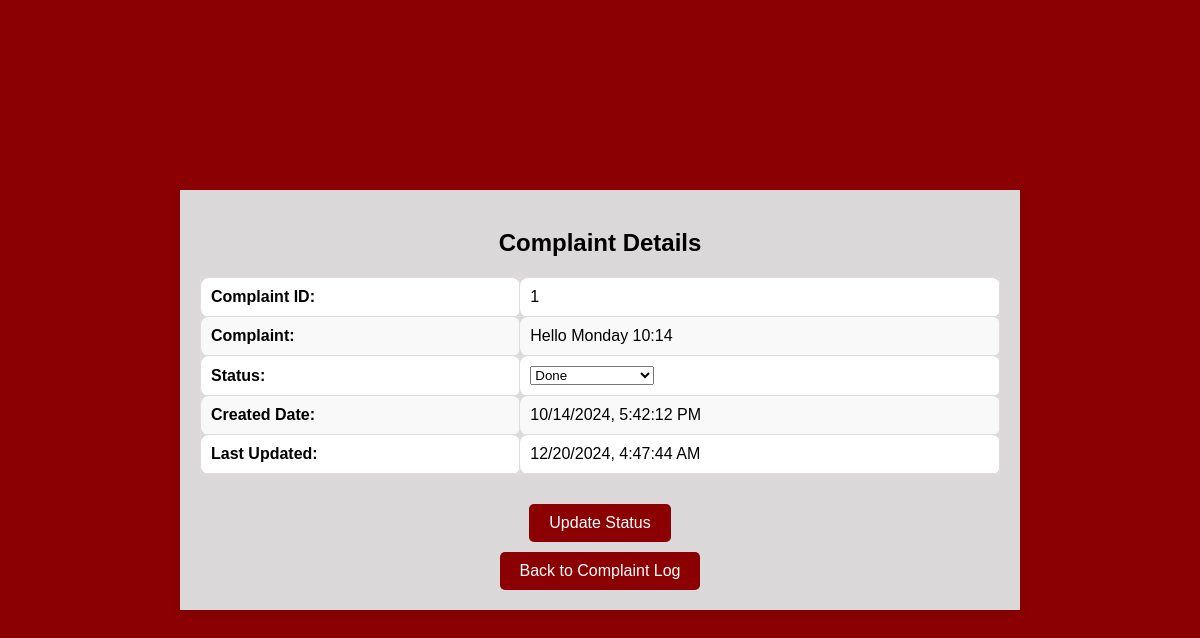
Screenshot of /complaint/1/ with the database file from the repository.
### cesl_student_support_app/models.py (models this page shows, shortened)
class ComplaintDetails(models.Model):
    user = models.ForeignKey(UserDetails, on_delete=models.CASCADE)
    executive_name = models.CharField(max_length=100)
    complaint_text = models.TextField()
    status = models.CharField(max_length=50, default='submitted')
    created_date = models.DateTimeField(auto_now_add=True)  # Automatically set on creation
    last_updated = models.DateTimeField(null=True, blank=True)  # Allow null if it hasn't been updated yet

### cesl_student_support_app/views.py (the view, shortened to what this page needs)
# urls.py: path('complaint/<int:complaint_id>/', views.complaint_detail, name='complaint_detail'),
def complaint_detail(request, complaint_id):
    complaint = get_object_or_404(ComplaintDetails, id=complaint_id)
    return render(request, 'complaint_detail.html', {'complaint': complaint})

### cesl_student_support_app/templates/complaint_detail.html (shortened to what this page needs)
<!DOCTYPE html>
<html lang="en">
<head>
    {% load static %}
    <link rel="stylesheet" href="{% static 'complaint_detail_style.css' %}">
</head>
<body>
    <div class="container">
        <h2>Complaint Details</h2>
        <form method="POST">
            <table class="complaint-detail-table">
                <tr>
                    <td><strong>Complaint ID:</strong></td>
                    <td>{{ complaint.id }}</td>
                </tr>
                <tr>
                    <td><strong>Complaint:</strong></td>
                    <td>{{ complaint.complaint_text }}</td>
                </tr>
                <tr>
                    <td><strong>Status:</strong></td>
                    <td>
                        <select name="status">
                            <option value="Done" {% if complaint.status == 'Done' %}selected{% endif %}>Done</option>
                        </select>
                    </td>
                </tr>
                <tr>
                    <td><strong>Created Date:</strong></td>
                    <td id="created-date">{{ complaint.created_date|date:"c" }}</td>
                </tr>
                <tr>
                    <td><strong>Last Updated:</strong></td>
                    <td id="last-updated">{{ complaint.last_updated|date:"c" }}</td>
                </tr>
            </table>
            <button type="submit" class="button">Update Status</button>
        </form>
        <a href="{% url 'complaint_log' %}" class="button">Back to Complaint Log</a>
    </div>
</body>
</html>

### cesl_student_support_app/static/complaint_detail_style.css (style rules this page uses)
.container { background-color: #dad8d8; padding: 20px; border-radius: 10px; box-shadow: 0 4px 8px rgba(0, 0, 0, 0.1); width: 80%; max-width: 800px; text-align: center; }
h2 { text-align: center; margin-bottom: 20px; }
.complaint-detail-table { width: 100%; margin: 0 auto; border-collapse: collapse; }
.complaint-detail-table td { border: 1px solid #ddd; padding: 10px; text-align: left; }
.complaint-detail-table tr:nth-child(even) { background-color: #f9f9f9; }
.complaint-detail-table tr:nth-child(odd) { background-color: #ffffff; }
button { background-color: #783b4a; color: white; padding: 10px; border: none; border-radius: 5px; cursor: pointer; margin-top: 15px; }

### cesl_student_support_app/templates/complaint_detail.html (style rules this page uses)
body { background: darkred; background-size: cover; font-family: Arial, sans-serif; margin: 0; padding: 0; display: flex; justify-content: center; align-items: center; height: 100vh; }
.container { background-color: #dad8d8; padding: 20px; border-radius: 0px; box-shadow: 0 4px 8px rgba(0, 0, 0, 0.1); width: 80%; max-width: 800px; text-align: center; }
h2 { color: #000000; margin-bottom: 20px; }
.button { background-color: darkred; color: white; padding: 10px 20px; text-align: center; text-decoration: none; display: inline-block; font-size: 16px; border-radius: 5px; border: none; cursor: pointer; margin-top: 10px; }
.complaint-detail-table { width: 100%; margin: 0 auto; border-collapse: collapse; margin-bottom: 20px; }
.complaint-detail-table th, .complaint-detail-table td { border: 1px solid #ddd; padding: 10px; text-align: left; }
.complaint-detail-table tr:nth-child(even) { background-color: #f9f9f9; }
.complaint-detail-table tr:nth-child(odd) { background-color: #ffffff; }
.complaint-detail-table td { border-radius: 5px; }
.complaint-detail-table th, .complaint-detail-table td { border-radius: 8px; }

### rows the page displays
ComplaintDetails: id "1", complaint_text "Hello Monday 10:14", status "Done"
